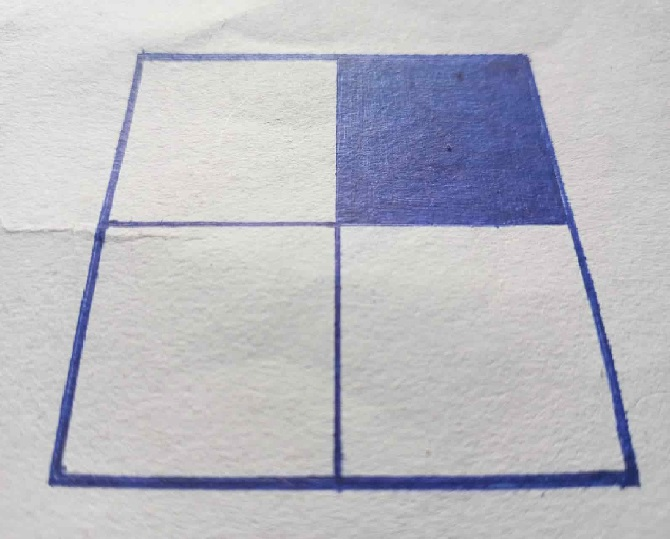
#> input picture prev/test.jpeg, 670 x 539 px, given in place of video, which was not available
$ python main.py
#> lines starting #> are read from the running program, lines starting #| are printed output that depends on the picture; after the words box and inside, x2 and y2 are one past the last pixel; in counts of white or black regions, pixels touching at a corner belong together; pictures that were not available may be replaced by others from this repository, and a replacement may not be noted
import cv2
import numpy as np
import mapp
import time

vid = cv2.VideoCapture("http://192.168.77.54:4747/video")

def mapp(h):
    h = h.reshape((4,2))
    hnew = np.zeros((4,2),dtype = np.float32)

    add = h.sum(1)
    hnew[0] = h[np.argmin(add)]
    hnew[2] = h[np.argmax(add)]

    diff = np.diff(h,axis = 1)
    hnew[1] = h[np.argmin(diff)]
    hnew[3] = h[np.argmax(diff)]

    return hnew

while(True):
    ret, frame = vid.read()
#> frame is the input picture: shape (539, 670, 3); mean B, G, R 194.3, 186.5, 185.8
    orig = frame.copy()
    gray = cv2.cvtColor(frame, cv2.COLOR_BGR2GRAY)
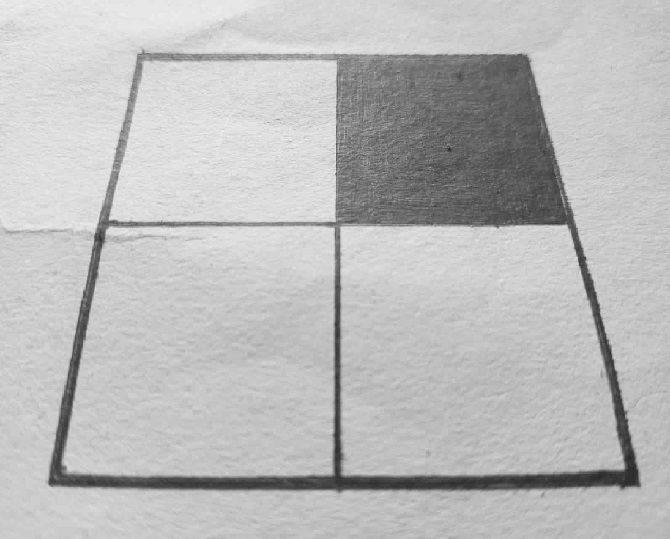
#> gray: shape (539, 670); min 39, max 244, mean 187.2
    blurred=cv2.GaussianBlur(gray,(5,5),0)
    # blurred = cv2.bilateralFilter(gray, 5, 75, 75)

    edged=cv2.Canny(blurred,30,50)
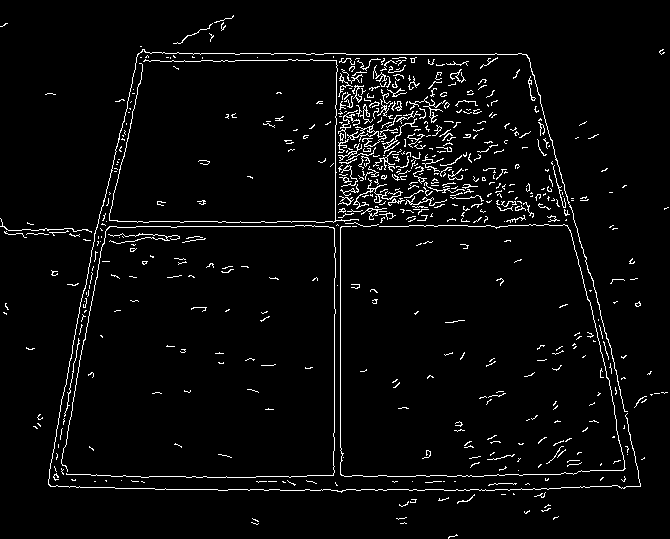
#> edged: shape (539, 670); 3.8% white in thin lines or dots

    contours,hierarchy=cv2.findContours(edged,cv2.RETR_LIST,cv2.CHAIN_APPROX_SIMPLE)  #retrieve the contours as a list, with simple apprximation model
#> contours = 613 contours, 596 with area under 20; largest, box (x1, y1, x2, y2) and area: (347, 124, 387, 147) 124, (48, 49, 641, 493) 70, (359, 127, 376, 137) 65, (353, 178, 403, 209) 48, (409, 96, 446, 123) 30
    contours=sorted(contours,key=cv2.contourArea,reverse=True)
    print(contours[0])
#> (printed output is left out)
    for c in contours:
        p=cv2.arcLength(c,True)
        approx=cv2.approxPolyDP(c,0.02*p,True)

        if len(approx)==4:
            target=approx
            break
#> this loop made 39 passes
#> (p, target) on pass 39: (321.9, [[108, 234], [167, 239], [109, 241], [179, 238]])
#> p on passes 1 to 6: 290.9, 3951.7, 53.94, 346.8, 257.1, 106.1
    approx=mapp(target) #find endpoints of the sheet
#> in mapp, `h = h.reshape((4,2))`: h = [[108, 234], [167, 239], [109, 241], [179, 238]]
#> in mapp, `add = h.sum(1)`: add = [342, 406, 350, 417]
#> in mapp, `diff = np.diff(h,axis = 1)`: diff = [126, 72, 132, 59]
#> approx = [[108, 234], [179, 238], [179, 238], [109, 241]]

    pts=np.float32([[0,0],[800,0],[800,800],[0,800]])  #map to 800*800 target window

    op=cv2.getPerspectiveTransform(approx,pts)  #get the top or bird eye view effect
#> op = [[-3.81e-17, 3.23e-16, -7.27e-14], [-0.000247, 0.00439, -1], [-5.22e-07, 5.07e-07, -2.71e-05]]
    dst=cv2.warpPerspective(orig,op,(800,800))
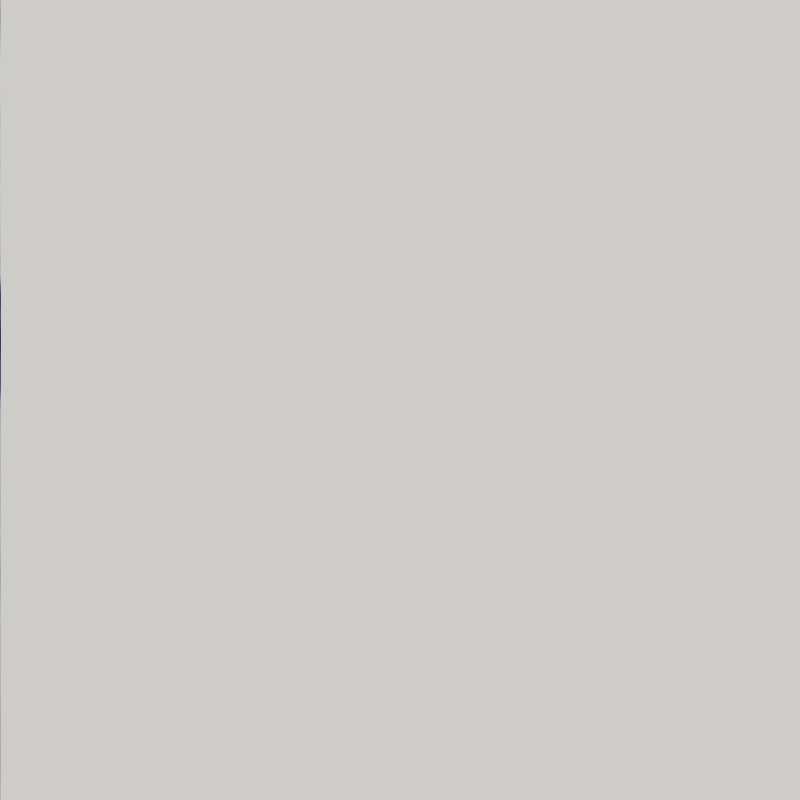
#> dst: shape (800, 800, 3); mean B, G, R 200, 204, 205


    cv2.imshow('f1', gray)
    cv2.imshow('f2', edged)
    cv2.imshow('frame', dst)
    time.sleep(1)
    if cv2.waitKey(1) & 0xFF == ord('q'):
#> (key q is pressed here)
        break


vid.release()
cv2.destroyAllWindows()
